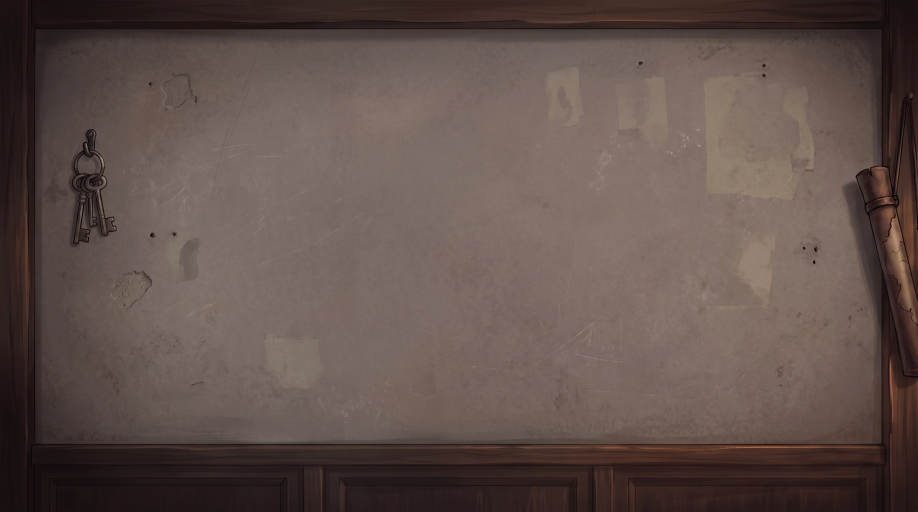
#> input picture src/assets/backgrounds/sortie-preparation-wall-source.webp, 2752 x 1536 px (shown at 1/3 size)
$ python prepare-sortie-wall.py
#> lines starting #> are read from the running program, lines starting #| are printed output that depends on the picture; after the words box and inside, x2 and y2 are one past the last pixel; in counts of white or black regions, pixels touching at a corner belong together
#> in main, source is the input picture: PIL image 2752x1536 RGB; mean R, G, B 96.8, 80.9, 75.4
import argparse
from pathlib import Path

import numpy as np
from PIL import Image, ImageDraw, ImageFilter


ROOT = Path(__file__).resolve().parents[1]
OUTPUT = ROOT / "src/assets/backgrounds/sortie-preparation-wall.webp"
SOURCE = ROOT / "src/assets/backgrounds/sortie-preparation-wall-source.webp"


def prop_masks(size):
#> called with size = (2752, 1536)
    keys = Image.new("L", (420, 840))
#> keys: PIL image 420x840 L; every value is 0
    draw = ImageDraw.Draw(keys)
    draw.ellipse((80, 201, 268, 391), fill=255)
    draw.ellipse((101, 226, 245, 368), fill=0)
    draw.polygon([(175, 80), (201, 74), (215, 93), (214, 113), (206, 139),
                  (205, 217), (188, 239), (164, 237), (146, 221), (140, 169),
                  (144, 155), (159, 153), (172, 178), (177, 204), (180, 168),
                  (175, 132), (165, 111), (161, 95)], fill=255)
    draw.polygon([(100, 357), (121, 344), (196, 347), (225, 342), (253, 349),
                  (276, 369), (284, 395), (278, 418), (251, 441), (238, 447),
                  (270, 605), (319, 601), (329, 626), (312, 633), (320, 663),
                  (339, 674), (335, 690), (291, 693), (281, 712), (262, 718),
                  (248, 707), (229, 603), (218, 603), (220, 650), (203, 655),
                  (186, 661), (177, 650), (173, 501), (161, 495), (147, 517),
                  (129, 665), (179, 683), (177, 704), (166, 705), (163, 726),
                  (177, 732), (173, 752), (142, 747), (136, 738), (124, 751),
                  (111, 744), (106, 762), (81, 758), (113, 523), (110, 508),
                  (117, 494), (111, 479), (134, 464), (139, 449), (108, 449),
                  (86, 437), (72, 413), (73, 383)], fill=255)
    draw.ellipse((208, 384, 250, 417), fill=0)
    keys_full = Image.new("L", size)
#> keys_full: PIL image 2752x1536 L; every value is 0
    keys_full.paste(keys.resize((210, 420), Image.Resampling.LANCZOS), (180, 350))
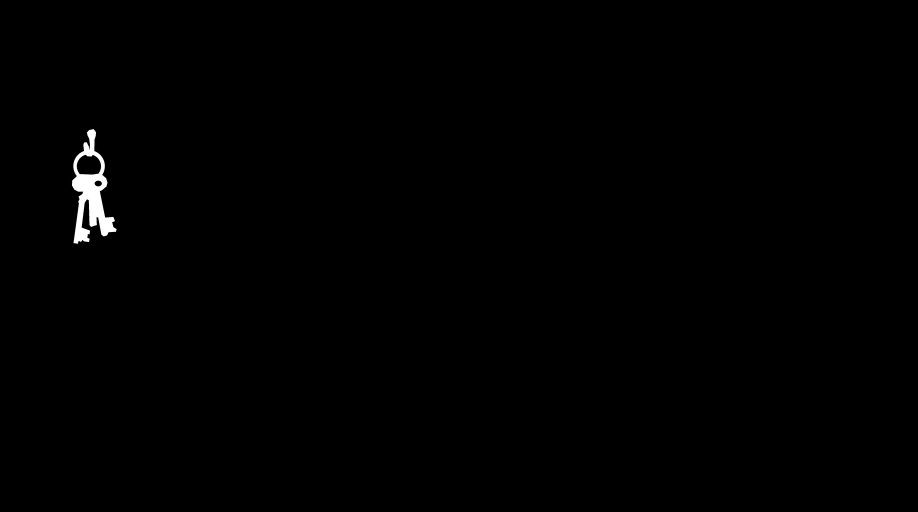
#> keys_full: PIL image 2752x1536 L (shown at 1/3 size); min 0, max 255, mean 1.1
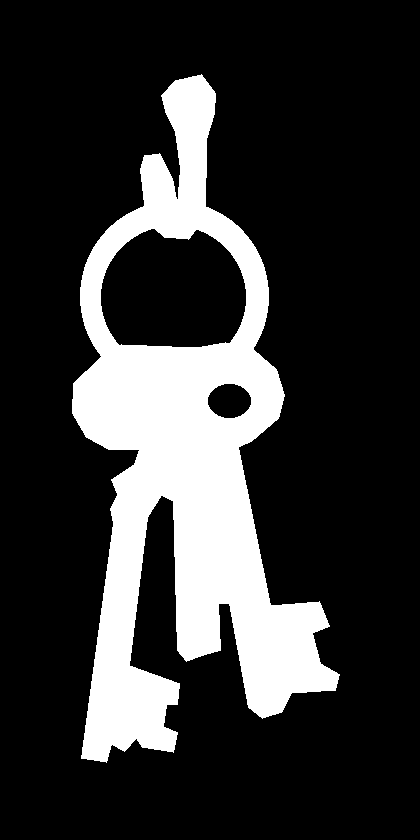
#> keys: PIL image 420x840 L; 20.5% white; 1 white region, box (x1, y1, x2, y2) and area: (72, 74, 340, 763) 72154

    tube = Image.new("L", size)
    draw = ImageDraw.Draw(tube)
    outline = [(60, 283), (94, 267), (99, 268), (103, 259), (138, 258),
               (157, 264), (173, 349), (182, 349), (188, 366), (181, 385),
               (239, 677), (242, 883), (230, 892), (209, 891), (198, 886),
               (108, 450), (84, 400), (82, 372)]
    draw.polygon([(2510 + horizontal, 240 + vertical) for horizontal, vertical in outline], fill=255)
    draw.line([(2724, 299), (2680, 589)], fill=255, width=7)
    draw.line([(2730, 300), (2746, 843)], fill=255, width=6)
    draw.ellipse((2723, 277, 2742, 296), fill=255)
    return [mask.filter(ImageFilter.GaussianBlur(1.2)) for mask in (keys_full, tube)]


def enhance(source):
    if source.size != (2752, 1536):
        raise ValueError("Expected the approved 2752 × 1536 wall composition")
    pixels = np.asarray(source, dtype=np.float32)
    fine = np.asarray(source.filter(ImageFilter.GaussianBlur(1.3)), dtype=np.float32)
    broad = np.asarray(source.filter(ImageFilter.GaussianBlur(9)), dtype=np.float32)
    result = pixels.copy()
    masks = prop_masks(source.size)
#> masks = 2 items
    for mask, contrast, midpoint, lift in zip(masks, (1.18, 1.12), (65, 80), (12, 9)):
        weight = np.asarray(mask, dtype=np.float32)[:, :, None] / 255
        detail = (pixels - fine) * 0.32 + (fine - broad) * 0.22
        enhanced = (pixels - midpoint) * contrast + midpoint + lift + detail
        result += (enhanced - pixels) * weight
        shadow = Image.new("L", source.size)
        shadow.paste(mask, (-5, 6))
        shadow = shadow.filter(ImageFilter.GaussianBlur(4))
        shade = np.asarray(shadow, dtype=np.float32)[:, :, None] / 255
        result *= 1 - shade * (1 - weight) * 0.12
#> this loop made 2 passes
#> (contrast, midpoint, lift) on passes 1 to 2: (1.18, 65, 12), (1.12, 80, 9)
#> pass 1, in enhance, `detail = (pixels - fine) * 0.32 + (fine - broad) * 0.22`:
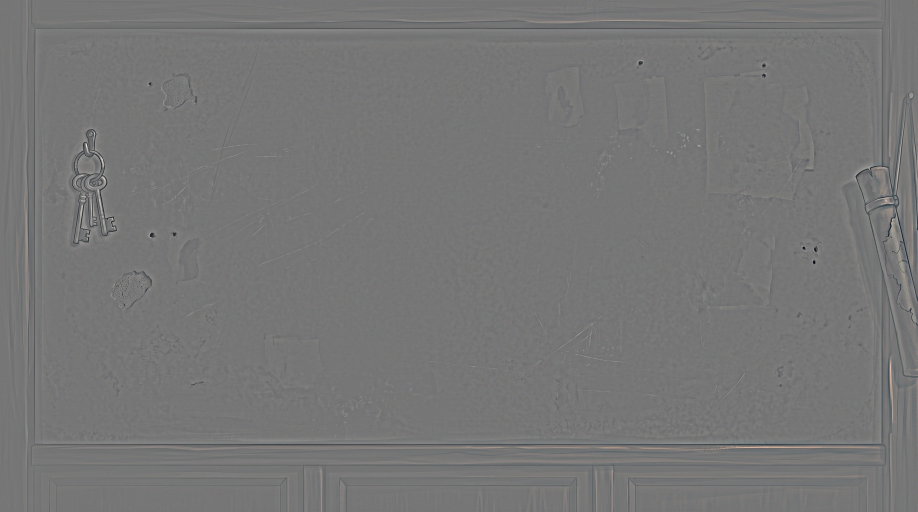
#> detail: shape (1536, 2752, 3) float32 (shown at 1/3 size); mean R, G, B 0, 0, 0; drawn with min black and max white
#> pass 1, in enhance, `enhanced = (pixels - midpoint) * contrast + midpoint + lift + detail`:
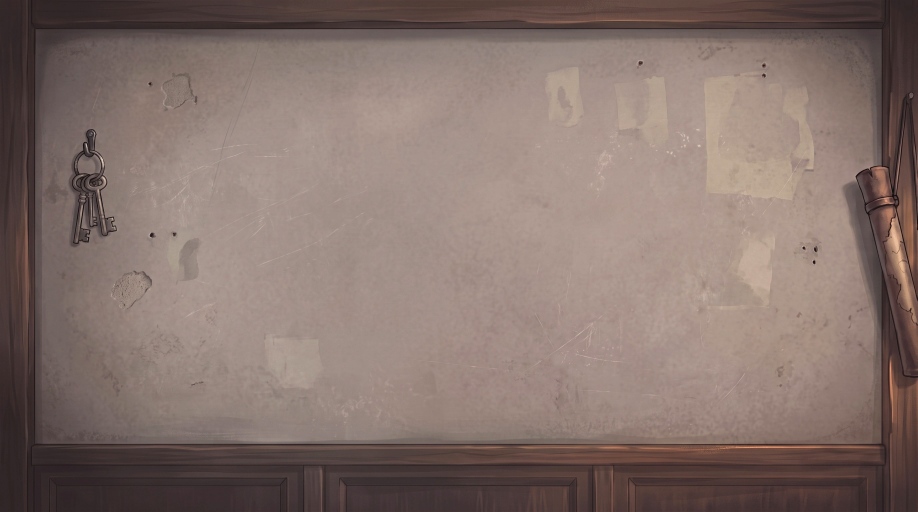
#> enhanced: shape (1536, 2752, 3) float32 (shown at 1/3 size); mean R, G, B 114.8, 96.2, 89.3; drawn with min black and max white
#> after the loop:
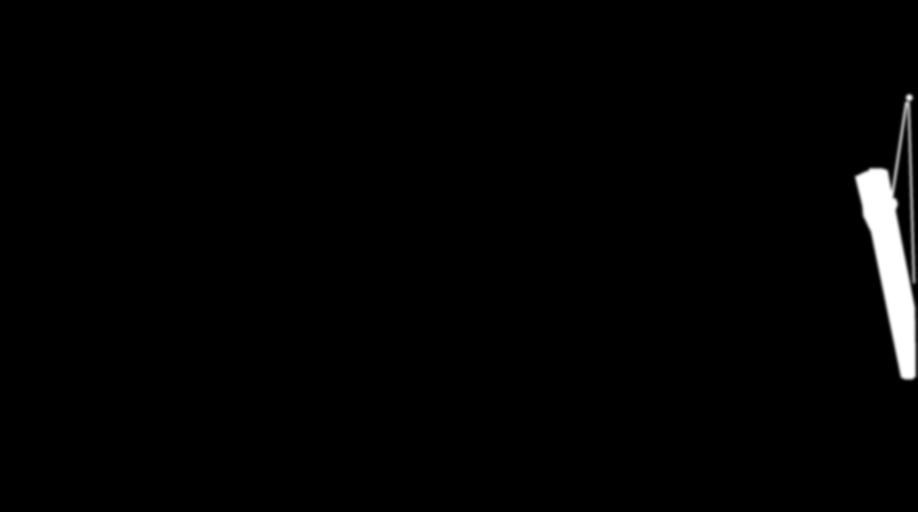
#> shadow: PIL image 2752x1536 L (shown at 1/3 size); min 0, max 255, mean 3.4
    return Image.fromarray(np.clip(result, 0, 255).astype(np.uint8))


def main():
    parser = argparse.ArgumentParser()
    parser.add_argument("source", nargs="?", type=Path, default=SOURCE)
    parser.add_argument("--preview", type=Path)
    args = parser.parse_args()
    source = Image.open(args.source).convert("RGB")
    result = enhance(source)
    result.save(OUTPUT, "WEBP", quality=92, method=6)
    if args.preview:
        args.preview.mkdir(parents=True, exist_ok=True)
        comparison = Image.new("RGB", (904, 840))
        for image, horizontal in ((source, 0), (result, 452)):
            comparison.paste(image.crop((180, 350, 390, 770)).resize((210, 420)), (horizontal, 0))
            comparison.paste(image.crop((2510, 240, 2752, 1180)).resize((216, 840)), (horizontal + 218, 0))
        comparison.save(args.preview / "props-before-after.jpg", quality=92)
#> (the run stopped early here; a loop or call above may not have finished)
